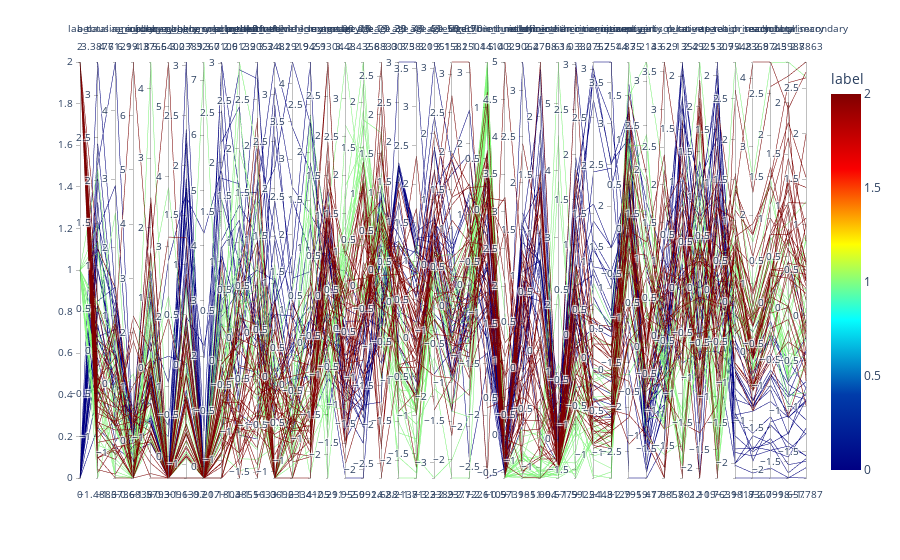
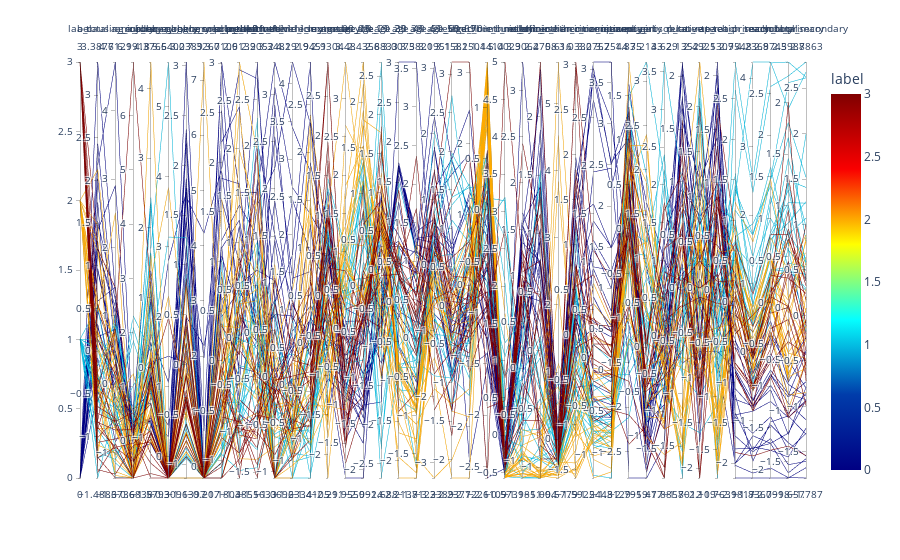
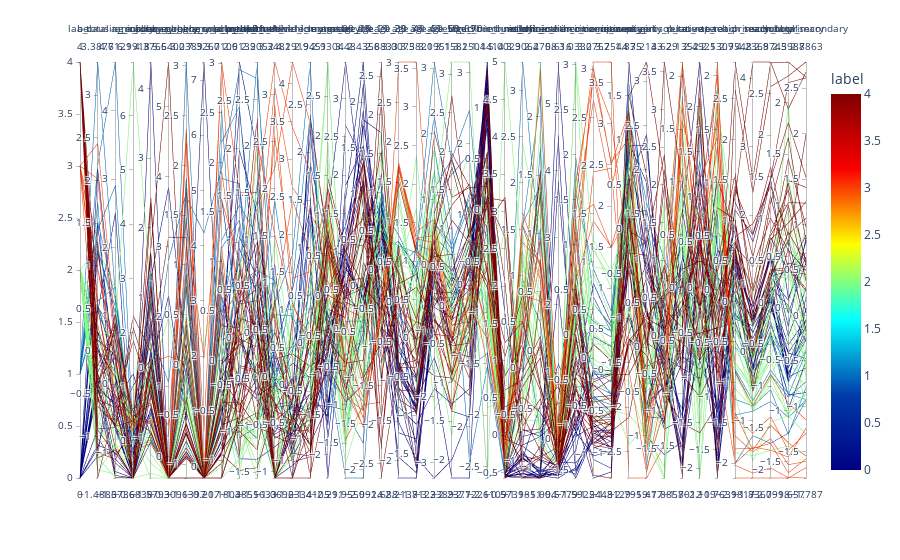

Source (notebook cell) for these figures, in order:
### Markdown cell above
### B.3. Clustering - Silhoutte Score

### Code cell
clusters_df_postTotal = cluster_inspect(dfPostTotal_mod, district_boundaries, [3, 4, 5], c_random_state=42, c_n_init=2500, c_max_iter=10000)
